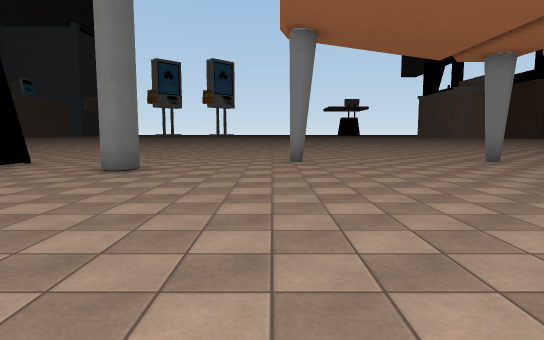
view 1 (above)

22 first-person views from a walk through a Unity game level. The camera is 1.4 m above the floor, tilts 6° down and sees 75° across. The floor is counted in squares, 2 m on a side. Each view is taken from the middle of a square. On the plan, view 1 faces up. The plan holds only what a view shows up to about 11 squares ahead; the rest is blank. The place goes on beyond the plan. The player is left out. Some animated figures are left out. Some surface patterns are stand-ins.

view 2
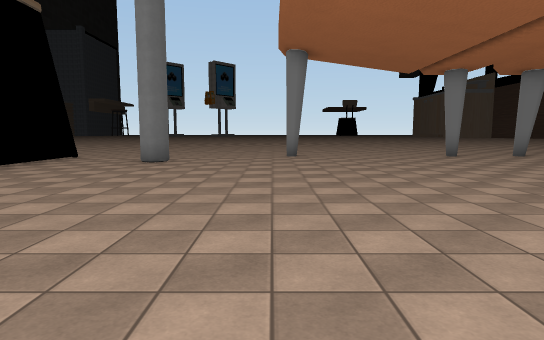

view 3
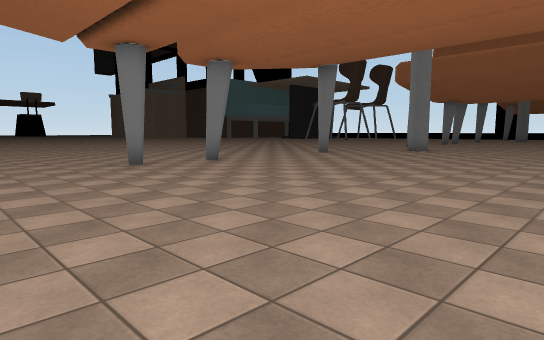

view 4
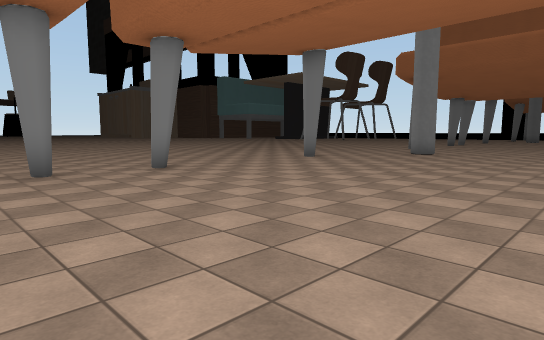

view 5
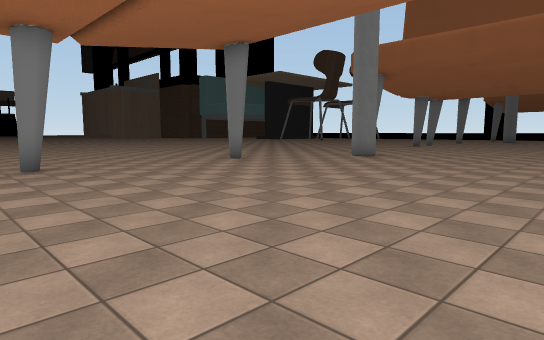

view 6
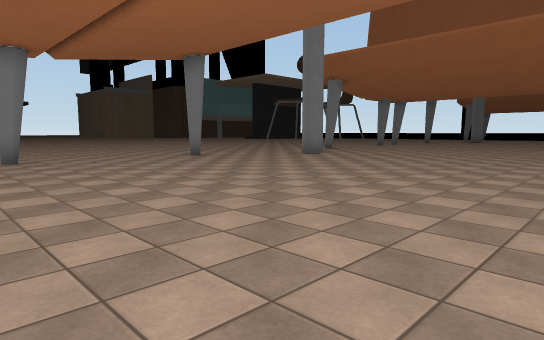

view 7
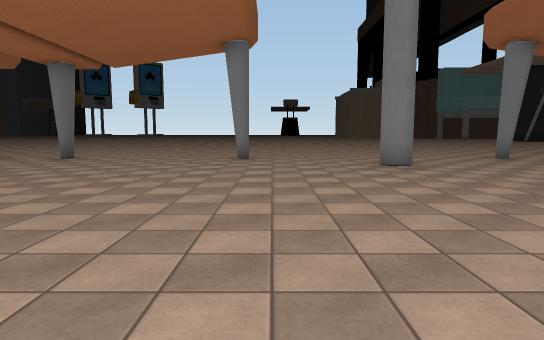

view 8
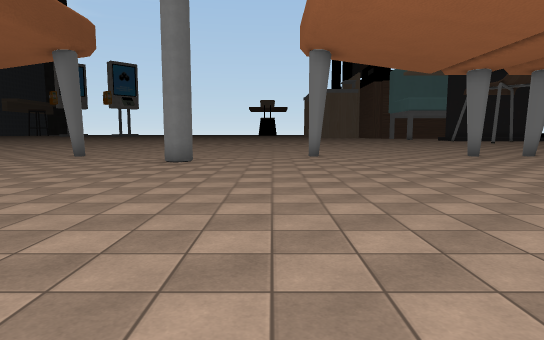

view 9
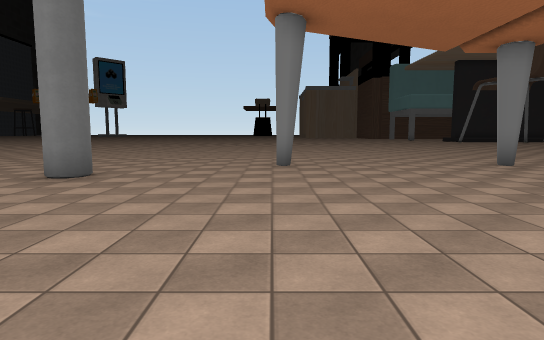

view 10
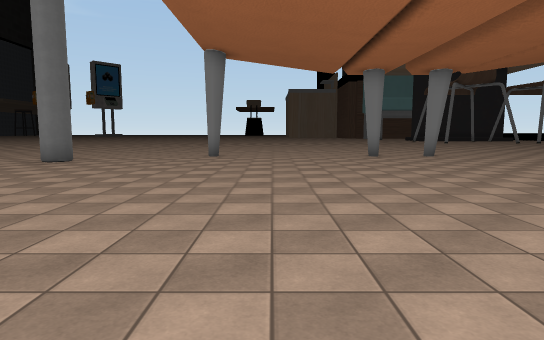

view 11
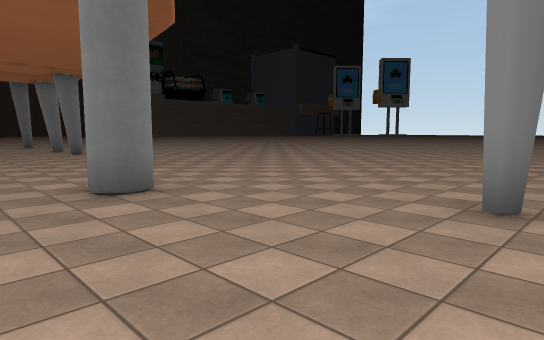

view 12
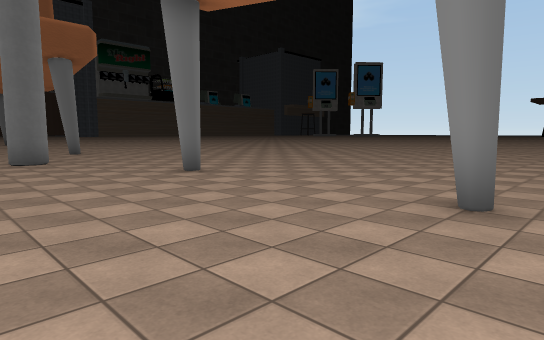

view 13
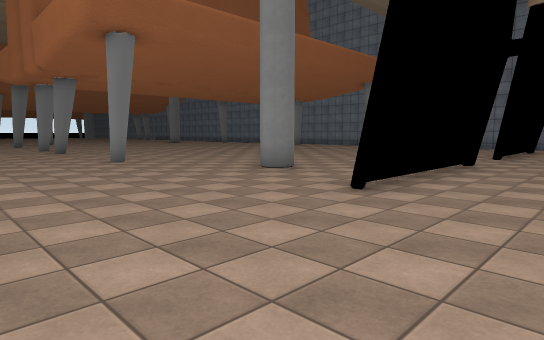

view 14
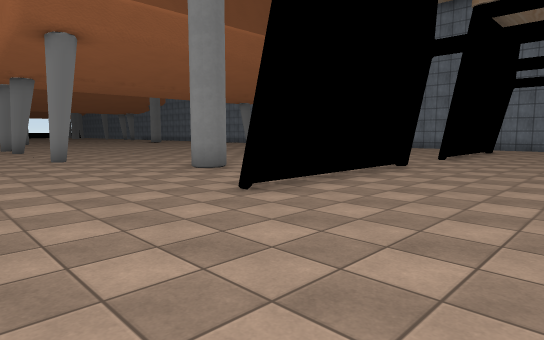

view 15
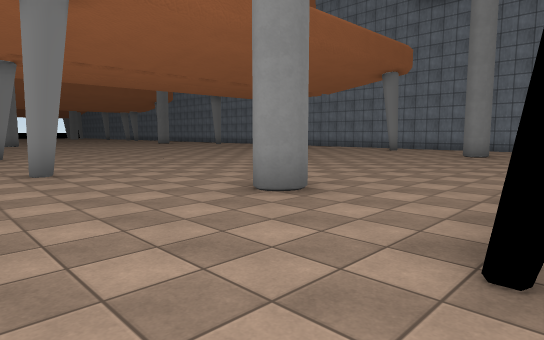

view 16
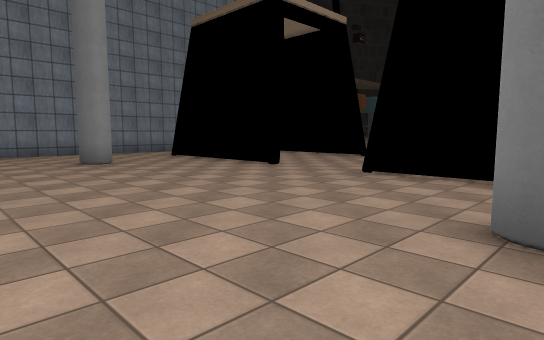

view 17
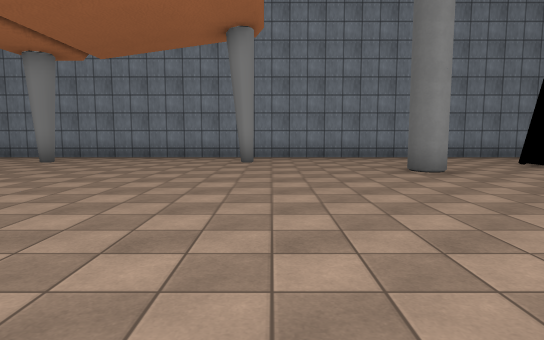

view 18
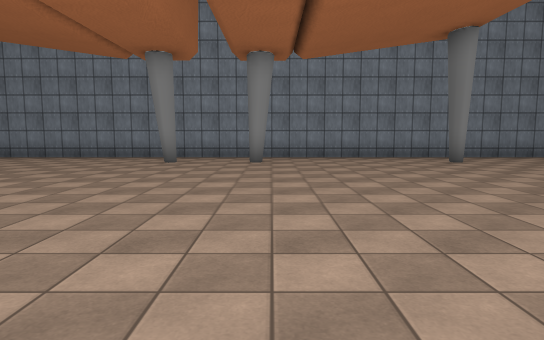

view 19
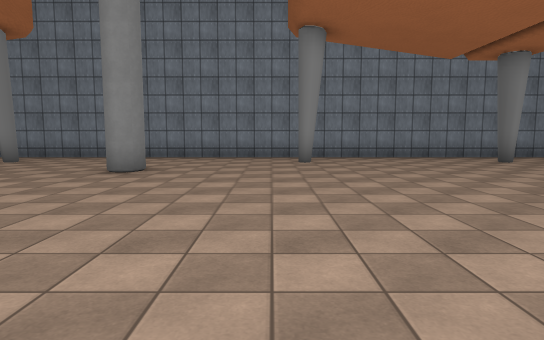

view 20
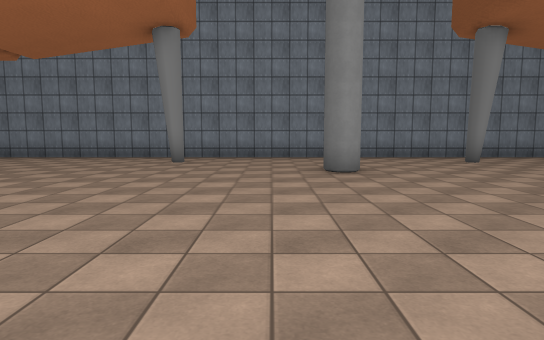

view 21
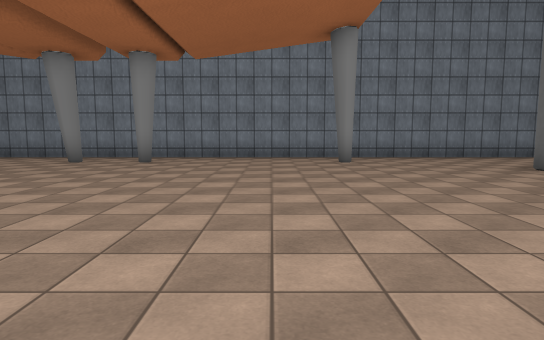

view 22
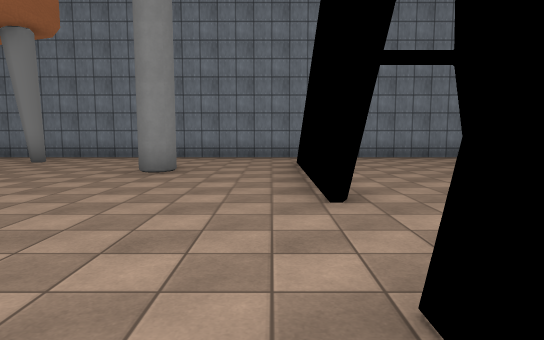

### Floor plan
Key: @ floor where view 1 was taken; # wall or solid block; . floor.
Columns run from 10 left of view 1 to 25 right of it. Each row starts with its distance up from view 1.
 12   .....       ......................
 11  ...................................
 10  ...................................
  9  ..........#...#.#....#......#......
  8  ...#.............................#.
  7  ...#..#..................#.........
  6   ..#...............................
  5   ..#...............................
  4   ..#...............................
  3   ..................................
  2  ..................................
  1  ...#..............................
  0   .. .....@.........................
 -1   .. ...............................
 -2  ... ..#..................#.........
 -3  ..........#...#.#....#......#......
 -4 ..................................#.
 -5 ....................................
 -6 ####################################

Positions as (right, up) in squares from view 1, and headings:
1: (0, 0), facing up
2: (0, -2), facing up
3: (2, 1), facing up-right
4: (4, 2), facing up-right
5: (6, 1), facing up-right
6: (6, -1), facing up-right
7: (13, -1), facing up
8: (18, -2), facing up
9: (19, 1), facing up
10: (21, -2), facing up
11: (20, 5), facing up-left
12: (25, 5), facing up-left
13: (-8, 12), facing down-right
14: (-9, 11), facing down-right
15: (-6, 10), facing down-right
16: (0, 7), facing down-left
17: (0, 5), facing down
18: (5, 5), facing down
19: (13, 5), facing down
20: (17, 5), facing down
21: (21, 5), facing down
22: (-5, 5), facing down
